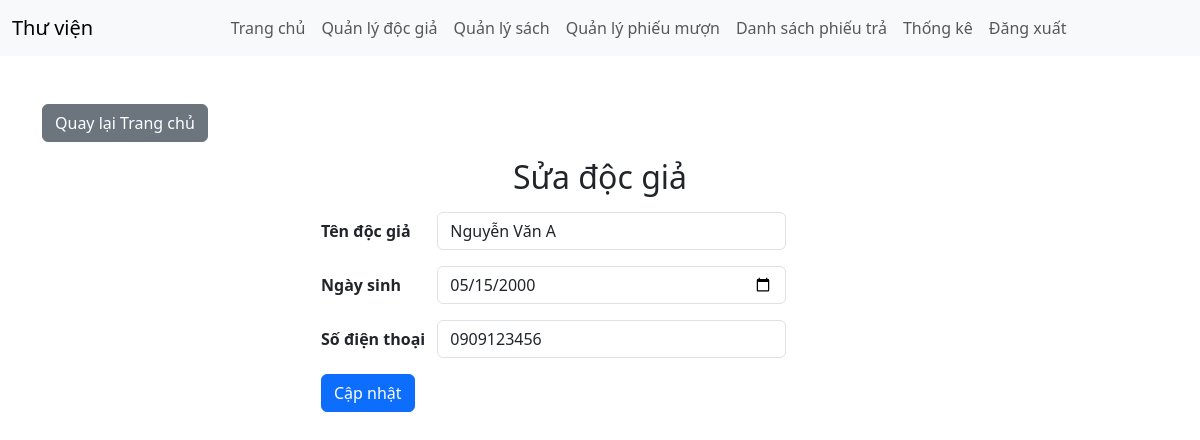
/?action=SuaDocGia&ma_doc_gia=1 (signed in), run on the app's committed database.
### tables this page shows
CREATE TABLE DocGia (
    MaDocGia INT AUTO_INCREMENT PRIMARY KEY,
    TenDocGia VARCHAR(100) NOT NULL,
    NgaySinh DATE,
    SoDienThoai VARCHAR(15)
);

### app/controllers/DocGiaController.php (called while the page is built, shortened)
<?php
class DocGiaController {
    public $docgia;
    public function __construct($conn) {
        $this->docgia = new DocGia($conn);
    }
    public function SuaDocGia() {
        $maDocGia = $_GET['ma_doc_gia'] ?? '';
        if (!empty($maDocGia)) {
            $docGiaChiTiet = $this->docgia->layThongTinDocGia($maDocGia);
        }
        require_once __DIR__ . '/../views/layouts/main.php';
    }
}

### app/models/DocGia.php (called while the page is built, shortened)
<?php
class DocGia {
    private $conn;
    public function __construct($conn) {
        $this->conn = $conn;
    }
    public function layThongTinDocGia($maDocGia) {
        $sql = "SELECT * FROM DocGia WHERE MaDocGia = :maDocGia";
        $stmt = $this->conn->prepare($sql);
        $stmt->execute([':maDocGia' => $maDocGia]);
        return $stmt->fetch(PDO::FETCH_ASSOC);
    }
}

### app/views/doc_gia/sua_doc_gia.php (the view, shortened to what this page needs)
<h2 class="text-center">Sửa độc giả</h2>
<form method="POST" class="mt-3 col-md-5 offset-md-3">
    <div class="mb-3 d-flex">
        <label for="ten_doc_gia" class="col-md-3 col-form-label"><b>Tên độc giả</b> </label>
        <input type="text" class="form-control" name="ten_doc_gia" required
            value="<?= htmlspecialchars($docGiaChiTiet['TenDocGia'] ?? ''); ?>">
    </div>
    <div class="mb-3 d-flex">
        <label for="ngay_sinh" class="col-md-3 col-form-label"><b>Ngày sinh</b></label>
        <input type="date" class="form-control" name="ngay_sinh" required
            value="<?php echo htmlspecialchars($docGiaChiTiet['NgaySinh'] ?? ''); ?>">
    </div>
    <div class="mb-3 d-flex">
        <label for="so_dt" class="col-md-3 col-form-label"><b>Số điện thoại</b></label>
        <input type="text" class="form-control" name="so_dt" required
            value="<?php echo htmlspecialchars($docGiaChiTiet['SoDienThoai'] ?? ''); ?>">
    </div>
    <button type="submit" name="sua" class="btn btn-primary mb-4">Cập nhật</button>
</form>

### data on the page
docgia: ten_doc_gia "Nguyễn Văn A", ngay_sinh "05/15/2000", so_dt "0909123456"
